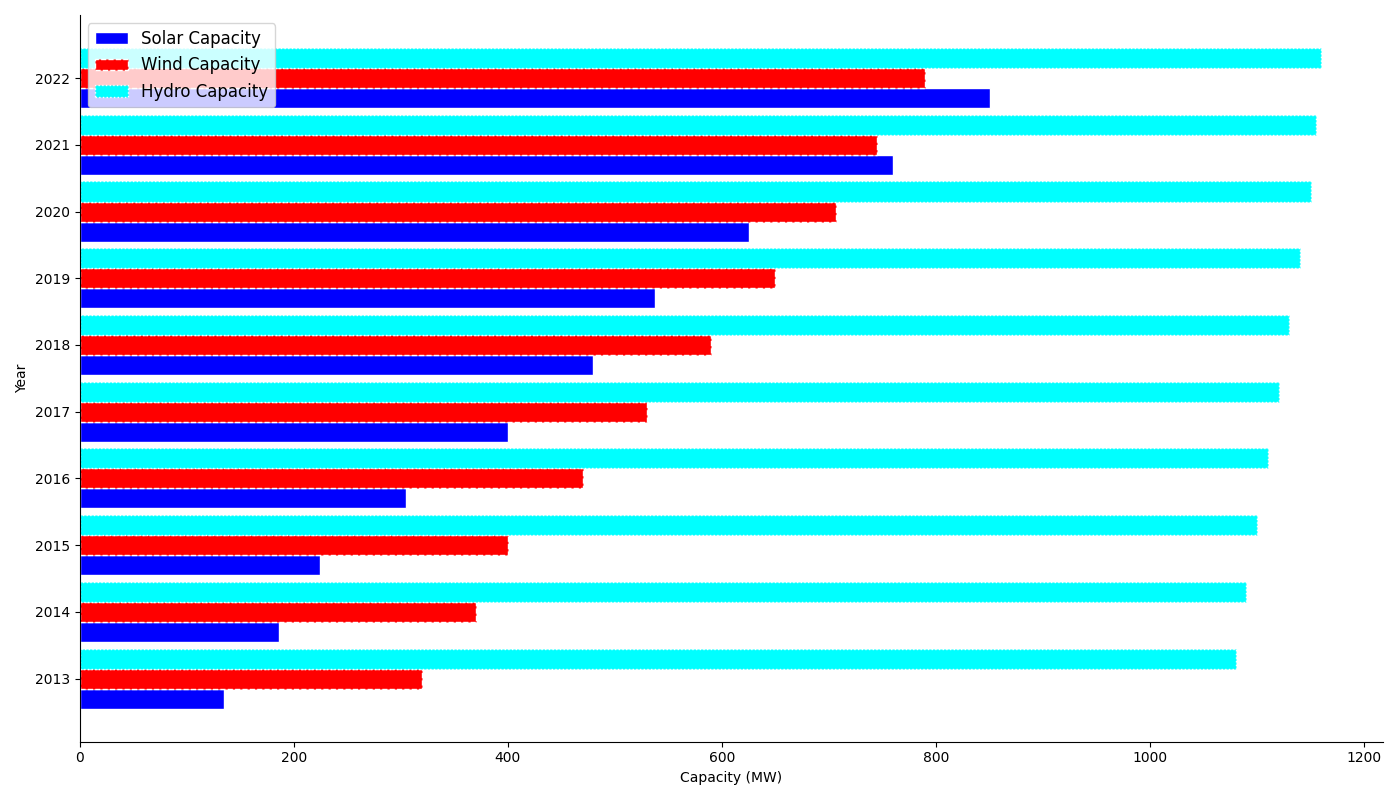

Generate this figure with Python:
import matplotlib.pyplot as plt
import numpy as np

years = np.array([2013, 2014, 2015, 2016, 2017, 2018, 2019, 2020, 2021, 2022])

solar_capacity = np.array([135, 186, 225, 305, 400, 480, 538, 625, 760, 850])
wind_capacity = np.array([320, 370, 400, 470, 530, 590, 650, 707, 745, 790])
hydro_capacity = np.array([1080, 1090, 1100, 1110, 1120, 1130, 1140, 1150, 1155, 1160])

fig, ax1 = plt.subplots(figsize=(14, 8))

bar_height = 0.3
bar_positions = np.arange(len(years))

ax1.barh(bar_positions - bar_height, solar_capacity, height=bar_height, 
         color='blue', edgecolor='white', label='Solar Capacity', linestyle='solid')
ax1.barh(bar_positions, wind_capacity, height=bar_height, 
         color='red', edgecolor='white', label='Wind Capacity', linestyle='dashed')
ax1.barh(bar_positions + bar_height, hydro_capacity, height=bar_height, 
         color='cyan', edgecolor='white', label='Hydro Capacity', linestyle='dotted')

ax1.set_yticks(bar_positions)
ax1.set_yticklabels(years)
ax1.set_xlabel('Capacity (MW)')
ax1.set_ylabel('Year')
ax1.yaxis.grid(False)
ax1.spines['top'].set_visible(False)
ax1.spines['right'].set_visible(False)
ax1.legend(loc='upper left', fontsize=12)

plt.tight_layout()

plt.show()
